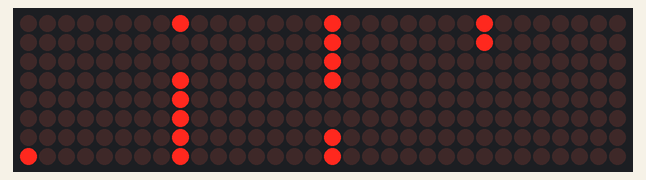
This sketch was run on a simulated ESP8266 (NodeMCU). On the bench: 32×8 LED matrix. Wiring (inferred from the names in the program): 4 × MAX7219 LED driver (orientation assumed): CS D8.

Above: at 0.15 s.
At 4.77 s:
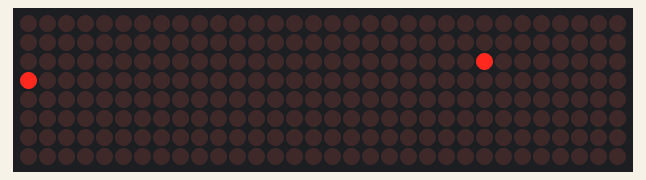
At 9.63 s:
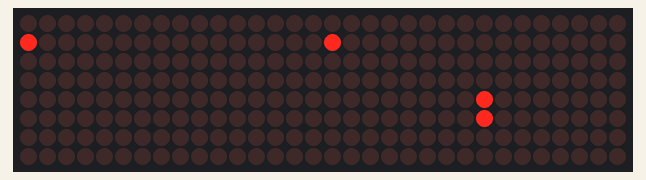
At 19.46 s:
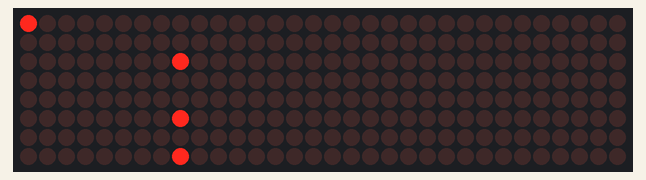
At 29.4 s:
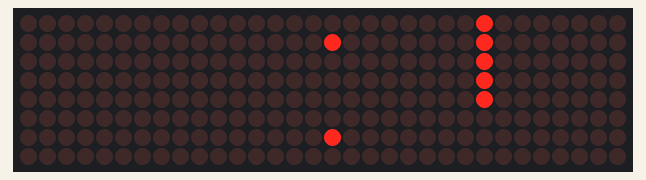
At 39.68 s:
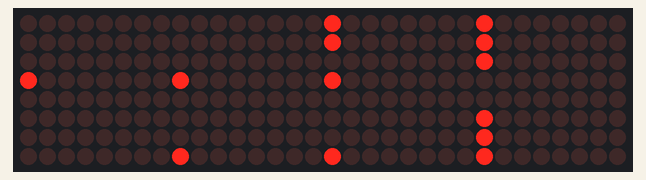

The sketch:

SydneyTrainRTF.ino
```cpp
/******************************************************************************
** TEXT SCROLL SAMPLE FOR ALTAIRIS ESP8266-FC16 LIBRARY
**
** This sample will scroll text on the display. Available characters are
** defined in FC16_Font.h. In addition to the ASCII table, the following glyphs
** are defined (inspired by CP437, but not fully compatible):
** \x01 :-)
** \x02 :-(
** \x03 heart
** \x04 diamond
** \x05 club
** \x06 spade
** \x07 bullet
** \x08 empty bullet
** \x09 big bullet
** \x0A big bullet inverse
** \x0B checkbox empty
** \x0C checkbox cross
** \x0D checkbox check
** \x0E checkbox full
** \x0F sunny
** \x10 triangle right
** \x11 triangle left
** \x18 arrow up
** \x19 arrow down
** \x1A arrow right
** \x1B arrow left
** \x7F full-width space (8 pixels)
**
** Hardware setup (ESP8266 <-> FC16):
** 3V3 <-> VCC, GND <-> GND, D7 <-> DIN, D8 <-> CS, D5 <-> CLK
******************************************************************************/

#include <FC16.h>

const int csPin = D8;			// CS pin used to connect FC16
const int displayCount = 4;		// Number of displays; usually 4 or 8
const int scrollDelay = 30;		// Scrolling speed - pause in ms

FC16 display = FC16(csPin, displayCount);

void setup() {
	display.shutdown(false);	// turn on display
	display.setIntensity(8);	// set medium brightness
	display.clearDisplay();		// turn all LED off

	// Set text to display
	display.setText("\x10 ESP 8266 & FC-16 \x11 MAX72xx-based LED display library demo \x03 by Altairis");
}

void loop() {
	// Perform scroll
	display.update();

	// Wait for 30 ms
	delay(scrollDelay);
}
```
